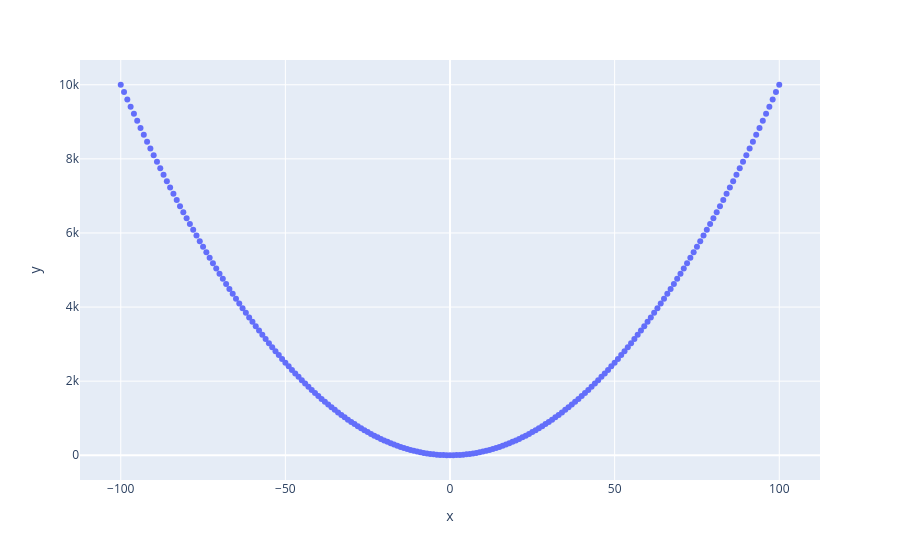

Notebook code cell kept with this figure:
### Code cell
x = torch.arange(-100, 100+1, 1)
z = x ** 2

px.scatter(x=x, y=z)

### Figure 1 — Plotly figure (JSON) as saved in the notebook; plotly's stock layout.template omitted (floating-point values rounded to 4 significant figures; data arrays with more than 128 entries replaced by an {"elided": "..."} marker saying what was removed)
{"data": [{"hovertemplate": "x=%{x}<br>y=%{y}<extra></extra>", "legendgroup": "", "marker": {"color": "#636efa", "symbol": "circle"}, "mode": "markers", "name": "", "orientation": "v", "showlegend": false, "type": "scatter", "x": {"elided": "201 int values"}, "xaxis": "x", "y": {"elided": "201 int values"}, "yaxis": "y"}], "layout": {"legend": {"tracegroupgap": 0}, "margin": {"t": 60}, "xaxis": {"anchor": "y", "domain": [0, 1], "title": {"text": "x"}}, "yaxis": {"anchor": "x", "domain": [0, 1], "title": {"text": "y"}}}}
